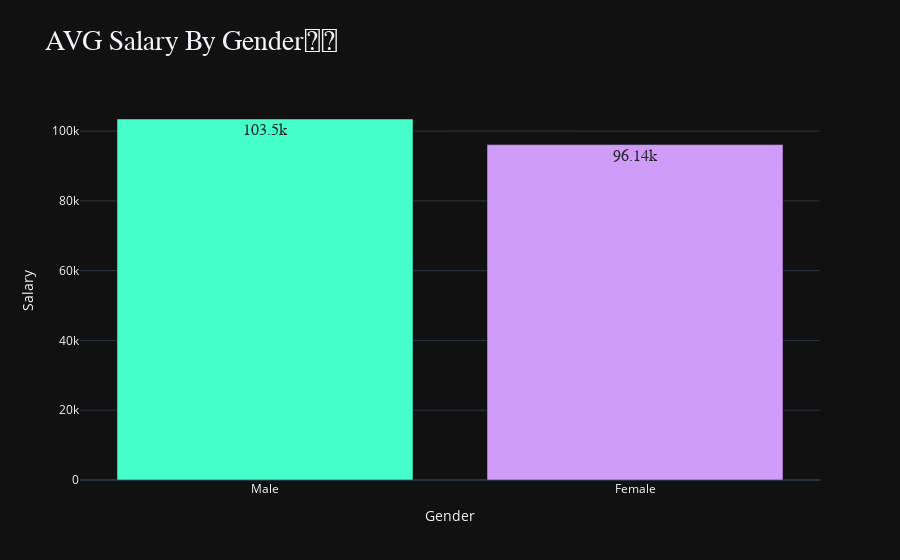

This figure's notebook cell:
### Code cell
fig = px.bar(data_frame = salary_by_gender,
             x = salary_by_gender.index,
             y = salary_by_gender,
             color = salary_by_gender.index,
             title = "AVG Salary By Gender👨👩",
             color_discrete_sequence=["#45FFCA", "#D09CFA", "#FF9B9B"],
             labels= {"index" :"Education", "y": "Frequency in PCT(%)"},
             template="plotly_dark",
             text_auto = "0.4s" 
            )

custome_layout()
fig.update_traces(
    textfont = {
        "size" : 16,
        "family" :"arial",
        "color": "#222"
    },
    hovertemplate = "Gender: %{x}<br>Average Salary: $%{y:0.4s}",
)

iplot(fig)

### Figure 1 — Plotly figure (JSON) as saved in the notebook; plotly's stock layout.template omitted (floating-point values rounded to 4 significant figures)
{"data": [{"hovertemplate": "Gender: %{x}<br>Average Salary: $%{y:0.4s}", "legendgroup": "Male", "marker": {"color": "#45FFCA", "pattern": {"shape": ""}}, "name": "Male", "orientation": "v", "showlegend": true, "textfont": {"color": "#222", "family": "arial", "size": 16}, "textposition": "auto", "texttemplate": "%{y:0.4s}", "type": "bar", "x": ["Male"], "xaxis": "x", "y": [103500.0], "yaxis": "y"}, {"hovertemplate": "Gender: %{x}<br>Average Salary: $%{y:0.4s}", "legendgroup": "Female", "marker": {"color": "#D09CFA", "pattern": {"shape": ""}}, "name": "Female", "orientation": "v", "showlegend": true, "textfont": {"color": "#222", "family": "arial", "size": 16}, "textposition": "auto", "texttemplate": "%{y:0.4s}", "type": "bar", "x": ["Female"], "xaxis": "x", "y": [96140.0], "yaxis": "y"}], "layout": {"barmode": "relative", "hoverlabel": {"bgcolor": "#111", "font": {"family": "arial", "size": 16}}, "legend": {"title": {"text": "Gender"}, "tracegroupgap": 0}, "showlegend": false, "title": {"font": {"family": "tahoma", "size": 28}, "text": "AVG Salary By Gender👨👩"}, "xaxis": {"anchor": "y", "categoryarray": ["Male", "Female"], "categoryorder": "array", "domain": [0, 1], "title": {"text": "Gender"}}, "yaxis": {"anchor": "x", "domain": [0, 1], "title": {"text": "Salary"}}}}
